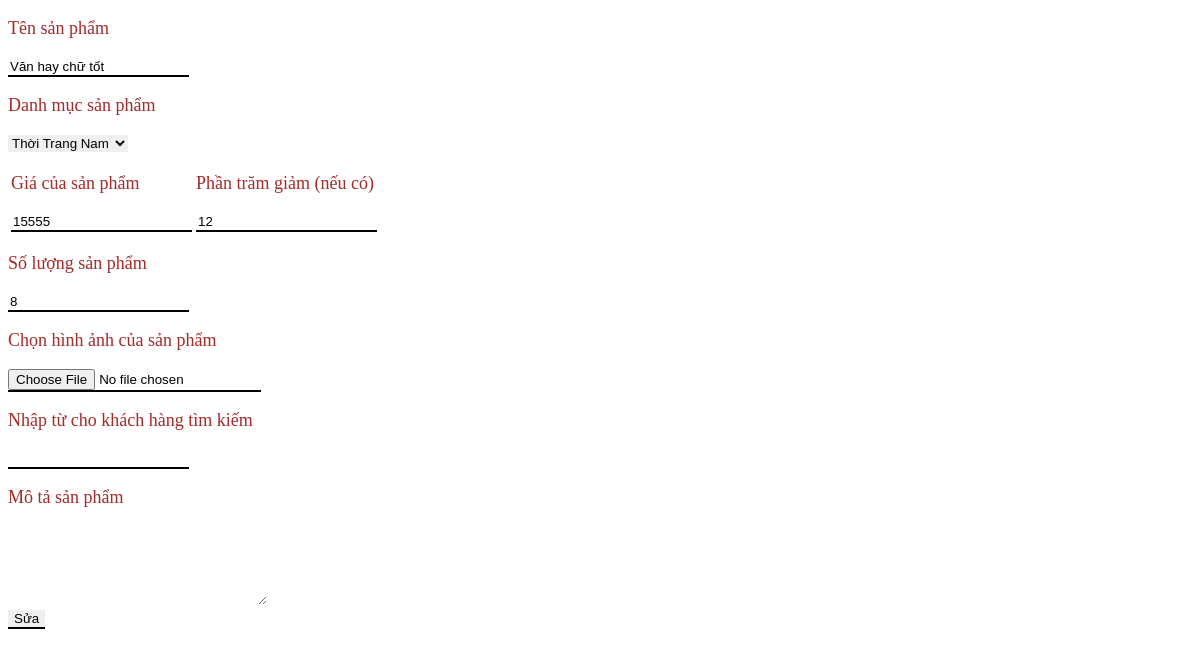
The app's page /product-edit.php?id=19 with its own data.
### tables this page shows
CREATE TABLE `products` (
  `id` int(11) NOT NULL,
  `name_product` varchar(30) NOT NULL,
  `type_product` varchar(30) NOT NULL,
  `image_product` varchar(1000) NOT NULL,
  `price_product` int(11) NOT NULL,
  `quanlity_product` int(11) NOT NULL,
  `discount_product` int(11) NOT NULL
);

### product-edit.php (the view, shortened to what this page needs)
<?php
include './connect.php';
if(isset($_GET['id'])){
    $id = $_GET['id'];
}
?>
<?php
$sql = "Select* FROM products where id = $id";
$result = mysqli_query($conn,$sql);
$row = mysqli_fetch_assoc($result);
$img = "./img/".$row['image_product'];
?>
<!DOCTYPE html>
<html lang="en">
<head>
    <link rel="stylesheet" href="cssform.css">
</head>
<body>
<form action="adddata.php?id=<?php echo $row['id']?>" method="POST" enctype="multipart/form-data">
            <p>Tên sản phẩm</p>
            <input type="text" name = "nameproduct" value="<?php echo $row['name_product']?>">
            <p>Danh mục sản phẩm </p>
            <select name="type_product" id="">
                <?php
                $sql = "Select* FROM danhmucthoitrang";
                $result = mysqli_query($conn,$sql);
                if($result == true){
                    while ($roww = mysqli_fetch_assoc($result)){
                        ?>
                        <option value="<?php echo $roww['id']?>">
                        <?php echo $roww['tendanhmuc'] ?>
                        </option>
                        <?php
                    }
                }
                ?>
            </select>
            <table class="center">
                <tr>
                    <td>
                        <p>Giá của sản phẩm</p>
                        <input type="text" name = "price_product" value="<?php echo $row['price_product']?>">
                    </td>
                    <td>
                        <p>Phần trăm giảm (nếu có)</p>
                        <input type="text" name = "persen" value="<?php echo $row['discount_product']?>">
                    </td>
                </tr>
            </table>
            <p>Số lượng sản phẩm </p>
            <input type="text" name = "quanlity" value="<?php echo $row['quanlity_product']?>">
            <p>Chọn hình ảnh của sản phẩm</p>
            <input type="file" name ="img" value="<?php echo $img?>">
            <p>Nhập từ cho khách hàng tìm kiếm</p>
            <input type="text">
            <p>Mô tả sản phẩm</p>
            <textarea name="" id="" cols="30" rows="5"></textarea>
            <br>
            <input type="submit" name = "edit"value="Sửa">
</form>
</body>
</html>

### cssform.css (style rules this page uses)
p { font-family:'Times New Roman', Times, serif ; font-size: large; color: brown; }
input,select,textarea { outline: 0; border: 0; }
input { border-bottom:2px solid black ; }

### records on screen
products: nameproduct "Văn hay chữ tốt", price_product "15555", persen "12", quanlity "8"

### other values on screen
form field type_product "Thời Trang Nam"
